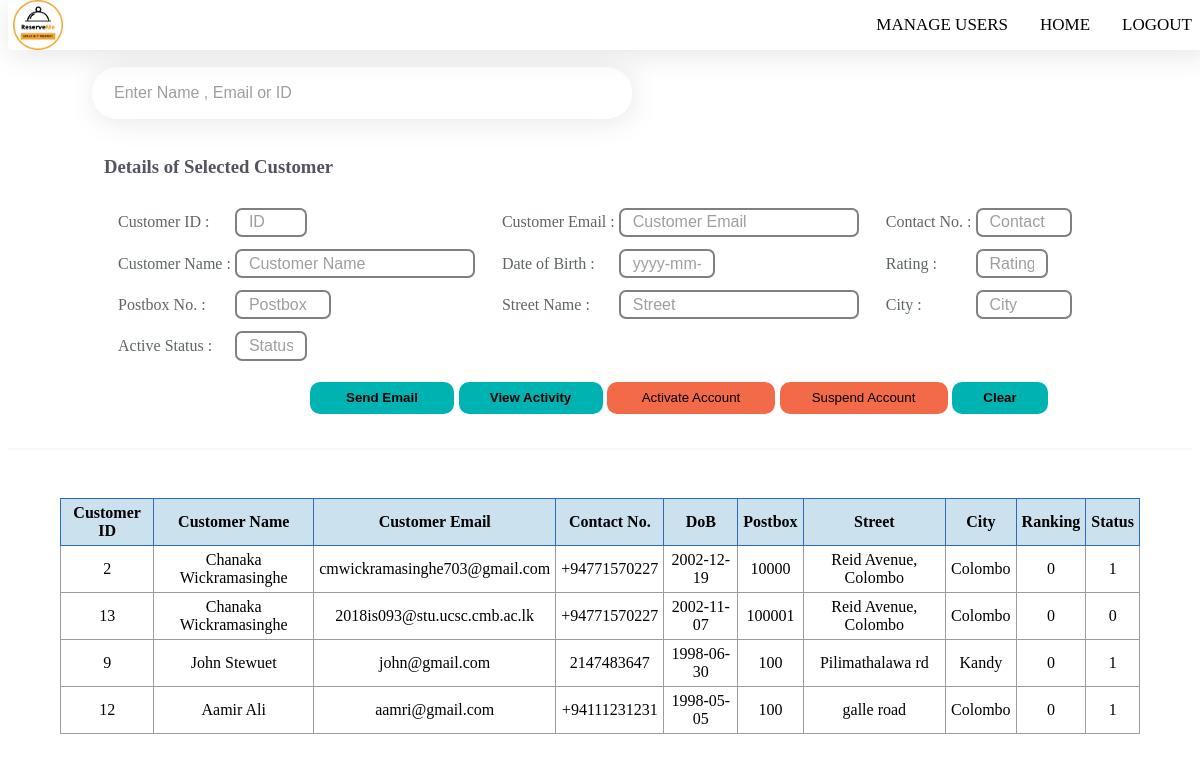
The app's page /users/admin/admin-view-customer.php with its own data.
### tables this page shows
CREATE TABLE `customer` (
  `user_id` int(11) NOT NULL,
  `user_name` varchar(255) NOT NULL,
  `email` varchar(255) NOT NULL,
  `password` varchar(255) NOT NULL,
  `contact_no` varchar(12) NOT NULL,
  `dob` date DEFAULT NULL,
  `postal_number` varchar(10) NOT NULL,
  `street` varchar(30) NOT NULL,
  `city` varchar(20) NOT NULL,
  `rankings` int(11) NOT NULL,
  `no_of_rates` int(11) NOT NULL,
  `active_status` int(1) NOT NULL DEFAULT 0
);

### users/admin/admin-view-customer.php (the view, shortened to what this page needs)
<?php include('../../includes/connection.php') ?>
<html>
    <head>
	    <link rel="stylesheet" href="../../CSS/admin-nav.css">
        <link rel="stylesheet" href="../../CSS/admin-dashboard.css"/>
    </head>
    <body>
        <div class="topnav" id="myTopnav">
        <a href="../../index.php"><img class = "logo" src="../../images/logo.png"></a>
            <a class="navtab" href="admin-home.php">Logout</a>
            <a class="navtab" href="admin-home.php">Home</a>
            <a class="navtab" href="manage-users.php">Manage Users</a>
        </div>
        <div class="search-user-container">
            <form name="form-display-selected">
		        <h3>Search From Name , Email or ID</h3>
		        <div class="search-input">
                    <input type="text" id="myInput" onkeyup="myFunctionCustomer()"
                    placeholder="Enter Name , Email or ID"/>
                </div>
                <br/>
                <h3>Details of Selected Customer</h3>
                <div class="update-box">
                    <form method="POST" action="active-suspend.php">
                    <table>
                        <tr>
                            <th>Customer ID :</th>
                            <td><input class="input-s" type="text" placeholder="ID" id="cus_id" name="user_id" readonly="true" required></td>
                            <th>Customer Email :</th>
                            <td><input class="input-l" type="text" placeholder="Customer Email" id="email" readonly="true" required></td>
                            <th>Contact No. :</th>
                            <td><input class="input-m" type="text" placeholder="Contact" id="contact_number" readonly="true" required></td>
                        </tr>
                        <tr>
                            <th>Customer Name :</th>
                            <td><input width="50px" class="input-l" type="text" placeholder="Customer Name" id="cus_name" readonly="true" required></td>
                            <th>Date of Birth :</th>
                            <td><input class="input-m" type="text" placeholder="yyyy-mm-dd" id="dob" readonly="true" required></td>
                            <th>Rating :</th>
                            <td><input class="input-s" type="text" id="ratings" placeholder="Rating" readonly="true" required></td>
                        </tr>
                        <tr>
                            <th>Postbox No. :</th>
                            <td><input class="input-m" type="text" placeholder="Postbox" id="postal_number" readonly="true" required></td>
                            <th>Street Name :</th>
                            <td><input class="input-l" type="text" placeholder="Street" id="street" readonly="true" required></td>
                            <th>City :</th>
                            <td><input class="input-m" type="text" placeholder="City" id="city" readonly="true" required></td>
                        </tr>
                        <tr>
                            <th>Active Status :</th>
                            <td><input class="input-s" type="text" id="active_status" placeholder="Status" readonly="true" required></td>
                        </tr>
                    </table>
                    <p class="button-box">
                    <button class="btn-blue-l" type="button" name="btn-send-email" onclick="sendEmail()">Send Email</button>
                    <button class="btn-blue-l" type="button" name="btn-view-activity" onclick="viewActivityCus()">View Activity</button>
                    <input type="submit" class="btn-red" value="Activate Account" name="btn-activate-cus-account">
                    <button class="btn-red" type="button" name="btn-suspend-account" onclick="suspendFunction()">Suspend Account</button>
                    <button class="btn-blue" type="reset">Clear</button>
                    </p>
                    </form>
                </div>
            </form>
        </div>
        <br/>
        <div>
        <table class="user" id="myTable" border="1">
            <tr>
                <th>Customer ID</th>
                <th>Customer Name</th>
                <th>Customer Email</th>
                <th>Contact No.</th>
                <th>DoB</th>
                <th>Postbox</th>
                <th>Street</th>
                <th>City</th>
                <th>Ranking</th>
                <th>Status</th>
            </tr>
        <?php
        $customers_sql = "SELECT * FROM customer";
        $userquery = mysqli_query($connection,$customers_sql);
        while($row = mysqli_fetch_assoc($userquery)){
            echo "
                <tr>
                    <td>".$row['user_id']."</td>
                    <td>".$row['user_name']."</td>
                    <td>".$row['email']."</td>
                    <td>".$row['contact_no']."</td>
                    <td>".$row['dob']."</td>
                    <td>".$row['postal_number']."</td>
                    <td>".$row['street']."</td>
                    <td>".$row['city']."</td>
                    <td>".$row['rankings']."</td>
                    <td>".$row['active_status']."</td>
                </tr>";
        }
        echo "</table>";
        ?>
        </div>
    </body>
</html>

### CSS/admin-nav.css (style rules this page uses)
.topnav { overflow: hidden; top: 0; width: 100%; height: 50px; position: fixed; background-color: #fff; box-shadow: 2px 5px 30px rgba(0,0,0,0.1); border-radius: 5px; }
.topnav .navtab { float: right; display: block; color: #000; text-align: center; padding: 15px 16px; text-decoration: none; font-size: 17px; text-transform: uppercase; }
.logo { height:50px; width: 50px; margin-left: 5px; align-items:left; }

### CSS/admin-dashboard.css (style rules this page uses)
.search-user-container { margin-bottom:30px; display: flex; flex-direction: column; justify-content: left; align-items: left; padding-left: 7vw; border-bottom: 2px solid rgba(0,0,0,0.03); }
.search-user-container h3 { padding-left: 1vw; color:#53545f; }
.search-input { width:500px; background-color: white; border-radius:25px; height: 1.5vh; display: flex; justify-content: center; align-items: center; padding:20px; box-shadow: 2px 2px 30px rgba(0,0,0,0.1); }
.search-input input { width:100%; border: none; outline: none; background-color: transparent; font-size: medium; }
.user { width: 90vw; margin: 0 auto; table-layout: auto; border-collapse: collapse; }
.user th { background-color: #cbe1ee; border: 1px solid rgb(43, 106, 189); padding: 5px; text-align: center; }
.user td { border: 1px solid rgb(160, 154, 154); padding: 5px; text-align: center; }
.update-box { font-size: large; }
.update-box .input-s { font-size: medium; color: rgb(129, 129, 182); width: 6vw; border-radius: 7px; border: 2px solid grey; float: center; padding: 0.3vw 1vw 0.3vw 1vw; }
.update-box .input-l { font-size: medium; color: rgb(129, 129, 182); width: 20vw; border-radius: 7px; border: 2px solid grey; float: center; padding: 0.3vw 1vw 0.3vw 1vw; }
.update-box .input-m { font-size: medium; color: rgb(129, 129, 182); width: 8vw; border-radius: 7px; border: 2px solid grey; float: center; padding: 0.3vw 1vw 0.3vw 1vw; }
.update-box td { padding-top: 0.75vw; }
.update-box th { color: #5e6566; padding-top: 0.75vw; padding-left: 2vw; align-content: left; text-align: left; font-weight: 400; }
::placeholder { opacity: 0.7; }
.btn-blue { width:8vw; height: 4vh; background: #00b3b3; border: none; border-radius: 10px; color:rgb(0, 0, 0); font-weight: bold; }
.btn-blue-l { width:12vw; height: 4vh; background: #00b3b3; border: none; border-radius: 10px; color:rgb(0, 0, 0); font-weight: bold; }
.btn-red { width:14vw; height: 4vh; background: #f36a48; border: none; border-radius: 10px; color:rgb(0, 0, 0); }
.button-box { float: right; padding-right: 12vw; }
.red h3, p { color:#333333; }

### records on screen
customer: user_id "2", user_name "Chanaka Wickramasinghe", email "cmwickramasinghe703@gmail.com", contact_no "+94771570227", dob "2002-12-19", postal_number "10000", street "Reid Avenue, Colombo", city "Colombo", rankings "0", active_status "1"
customer: user_id "13", user_name "Chanaka Wickramasinghe", email "2018is093@stu.ucsc.cmb.ac.lk", contact_no "+94771570227", dob "2002-11-07", postal_number "100001", street "Reid Avenue, Colombo", city "Colombo", rankings "0", active_status "0"
customer: user_id "9", user_name "John Stewuet", email "john@gmail.com", contact_no "2147483647", dob "1998-06-30", postal_number "100", street "Pilimathalawa rd", city "Kandy", rankings "0", active_status "1"
customer: user_id "12", user_name "Aamir Ali", email "aamri@gmail.com", contact_no "+94111231231", dob "1998-05-05", postal_number "100", street "galle road", city "Colombo", rankings "0", active_status "1"
